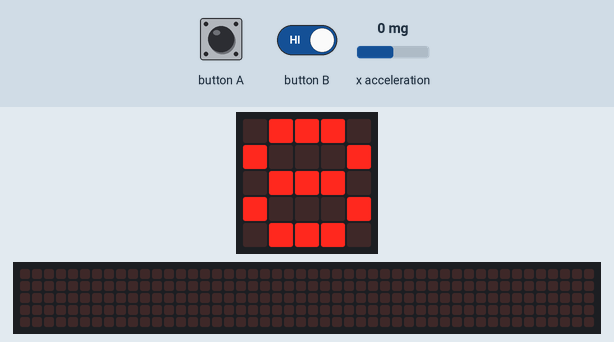
Bench run of a program on a simulated BBC micro:bit (MakeCode). On the bench: the board's 5×5 LED display, a strip that is not on the board, showing the scrolling text unrolled. Inputs (shaded band) come from the test bench; at power-on: x acceleration 0 mg. The 48×5 strip is a reading aid, not a part: it shows the text the display is scrolling, unrolled, one strip-width of it at a time.

Above: at 0.9 s.
At 8.2 s:
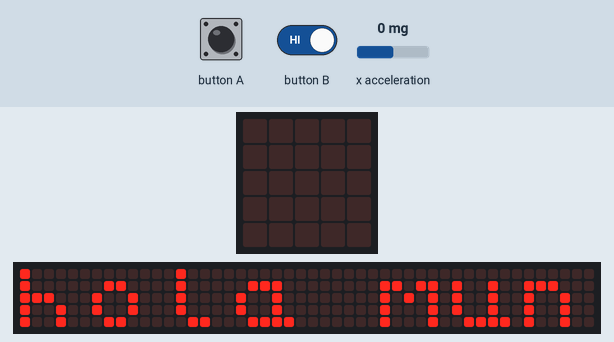
8.9 s: button A pressed for 0.15 s
9.6 s: button A driven LOW and button B driven LOW
14.2 s: button B released
At 18.0 s:
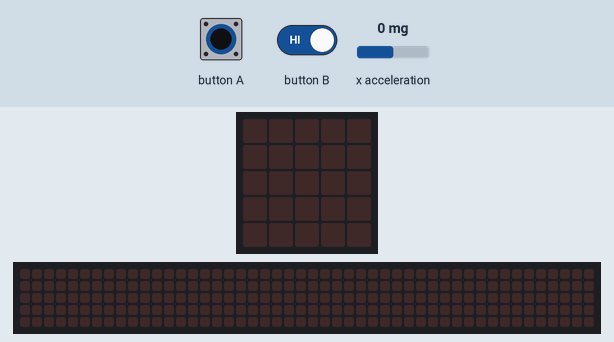

The program:

main.ts
```typescript
basic.showNumber(9)
basic.pause(100)
basic.showNumber(8)
basic.pause(100)
basic.showNumber(7)
basic.pause(100)
basic.showNumber(6)
basic.pause(100)
basic.showNumber(5)
basic.pause(100)
basic.showNumber(4)
basic.pause(100)
basic.showNumber(3)
basic.pause(100)
basic.showNumber(2)
basic.pause(100)
basic.showNumber(1)
basic.pause(100)
basic.forever(function () {
    if (input.pinIsPressed(TouchPin.P0)) {
        basic.showIcon(IconNames.No)
    } else {
        basic.clearScreen()
    }
})
basic.forever(function () {
    basic.showString("hola mundo")
    basic.showIcon(IconNames.Heart)
})
basic.forever(function () {
    if (input.buttonIsPressed(Button.A)) {
        basic.showIcon(IconNames.Skull)
    }
    if (input.buttonIsPressed(Button.B)) {
        basic.showIcon(IconNames.Ghost)
    }
})
basic.forever(function () {
    if (input.acceleration(Dimension.X) < -20) {

    }
})
```

test.ts
```typescript
// aquí va el archivo "tests"; esto no se compilará cuando este paquete se utilice como una extensión.
```

Measured:
- what the display in image 0 shows lasts 0.8 s, from 0.9 s to 1.7 s
- what the display in image 1 shows lasts 0.6 s, from 8.1 s to 8.7 s
